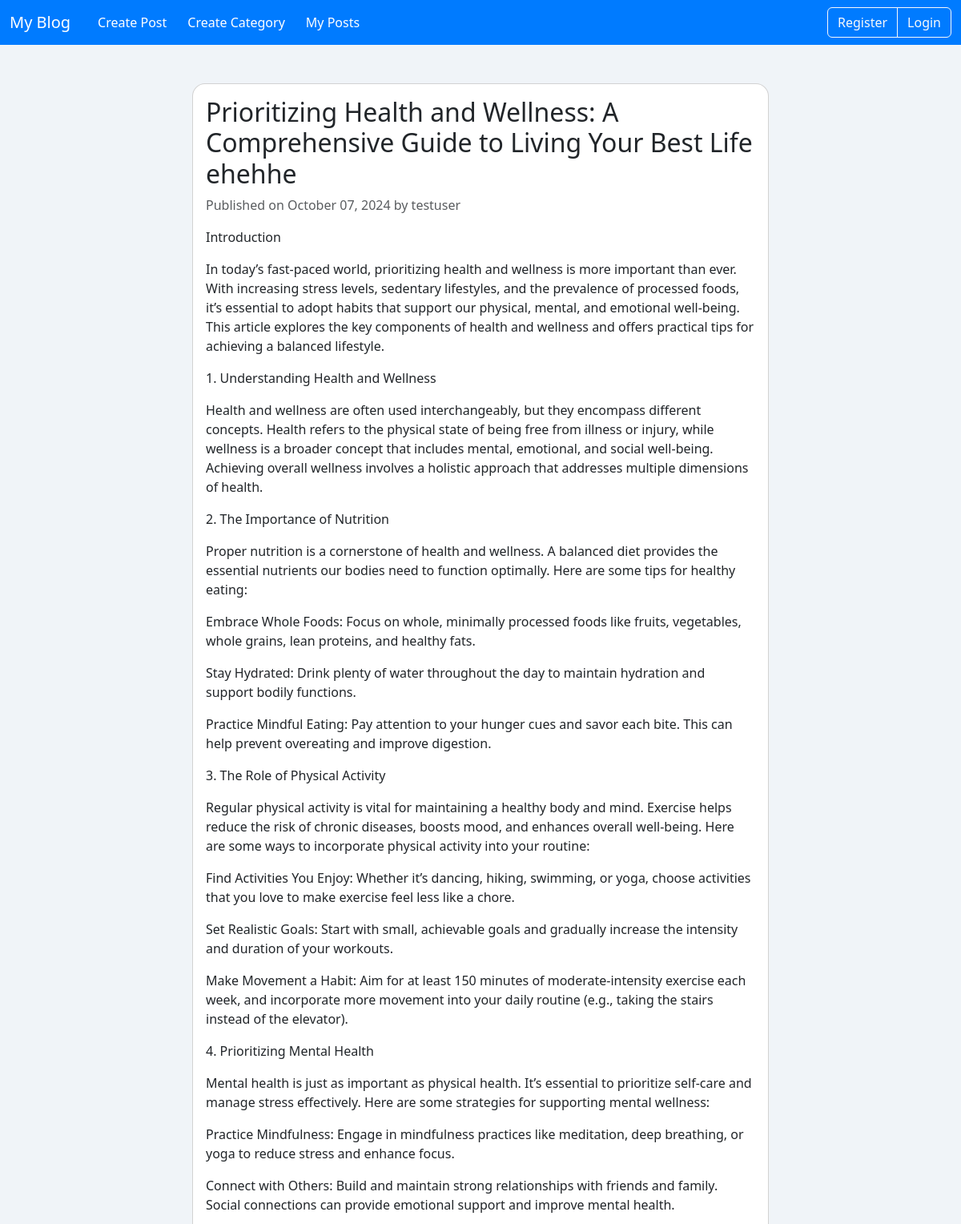
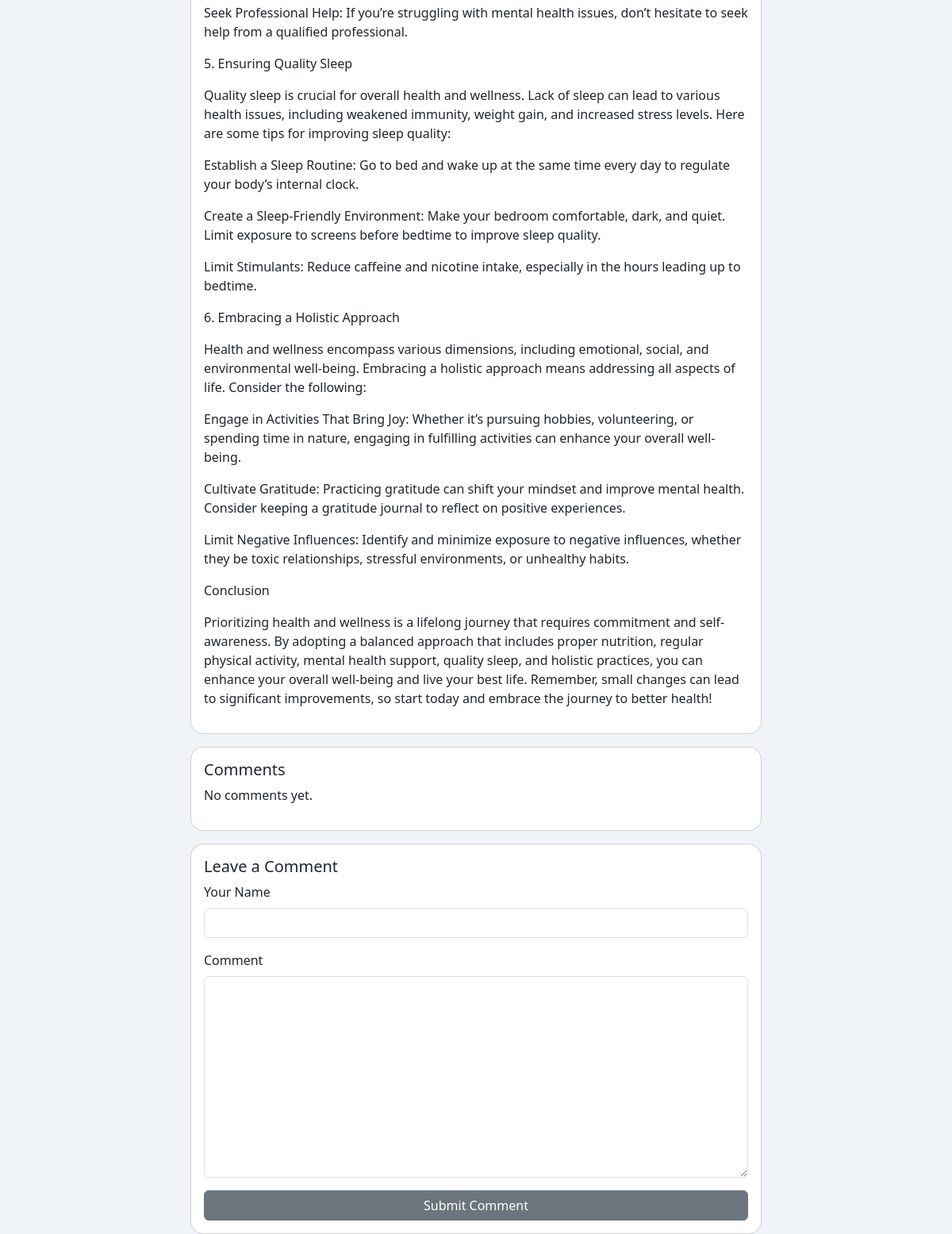
The app's page /post/4/ with its own data (2 pictures, top to bottom).
### blog/models.py (models this page shows, shortened)
class Post(models.Model):
    title = models.CharField(max_length=200)
    content = RichTextField()
    author = models.ForeignKey(User, on_delete=models.CASCADE)
    category = models.ForeignKey('Category', on_delete=models.SET_NULL, null=True)
    created_at = models.DateTimeField(default=timezone.now)

### blog/views.py (the view)
# urls.py: path('post/<int:pk>/', post_detail, name='post_detail'),
def post_detail(request, pk):
    post = get_object_or_404(Post, pk=pk)
    comments = post.comments.all()
    if request.method == 'POST':
        form = CommentForm(request.POST)
        if form.is_valid():
            comment = form.save(commit=False)
            comment.post = post
            comment.save()
            return HttpResponseRedirect(reverse('post_detail', args=[pk]))
    else:
        form = CommentForm()
    return render(request, 'blog/post_detail.html', {'post': post, 'comments': comments, 'form': form})

### blog/forms.py
class CommentForm(forms.ModelForm):
    class Meta:
        model = Comment
        fields = ('name', 'body')

### blog/templates/blog/post_detail.html (shortened to what this page needs)
{% extends 'base.html'%}
{% block content %}
{% load widget_tweaks %}
{% load static %}
<div class="container mt-4">
    <div class="row">
        <div class="col-md-8 offset-md-2">
            <div class="card mb-3">
                <div class="card-body">
                    <h2>{{ post.title }}</h2>
                    <p class="text-muted">Published on {{ post.created_at|date:"F d, Y" }} by {{ post.author }}</p>
                    <p>{{ post.content|safe}}</p>
                </div>
            </div>
            <div class="card mb-3">
                <div class="card-body">
                    <h5>Comments</h5>
                    {% for comment in comments %}
                        <div class="comment-box mb-2">
                            <strong>{{ comment.name }}</strong> <br>
                            <p>{{ comment.body }}</p>
                        </div>
                    {% empty %}
                        <p>No comments yet.</p>
                    {% endfor %}
                </div>
            </div>
            <div class="card">
                <div class="card-body">
                    <h5>Leave a Comment</h5>
                    <form method="POST">
                        <div class="mb-3">
                            <label for="name" class="form-label">Your Name</label>
                            {{ form.name|add_class:"form-control" }}
                        </div>
                        <div class="mb-3">
                            <label for="body" class="form-label">Comment</label>
                            {{ form.body|add_class:"form-control" }}
                        </div>
                        <button type="submit" class="btn btn-secondary w-100">Submit Comment</button>
                    </form>
                </div>
            </div>
        </div>
    </div>
</div>
{% endblock %}

### blog/templates/base.html (style rules this page uses)
body { background-color: #f0f4f8; }
.card { border-radius: 1rem; }

### records on screen
Post: title "Prioritizing Health and Wellness: A Comprehensive Guide to Living Your Best Life ehehhe", created_at "October 07, 2024", author "testuser", content "Introduction In today’s fast-paced world, prioritizing health and wellness is more important than ever. With increasing stress levels, sedentary lifestyles, and the prevalence of processed foods, it’s essential to adopt habits that support our physical, mental, and emotional well-being. This article explores the key components of health and wellness and offers practical tips for achieving a balanced lifestyle. 1. Understanding Health and Wellness Health and wellness are often used interchangeably, but they encompass different concepts. Health refers to the physical state of being free from illness or injury, while wellness is a broader concept that includes mental, emotional, and social…"
